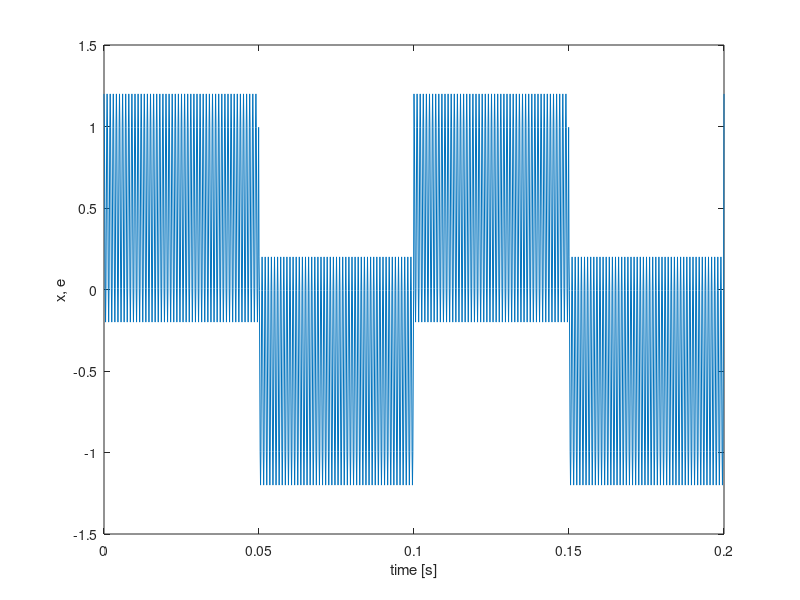
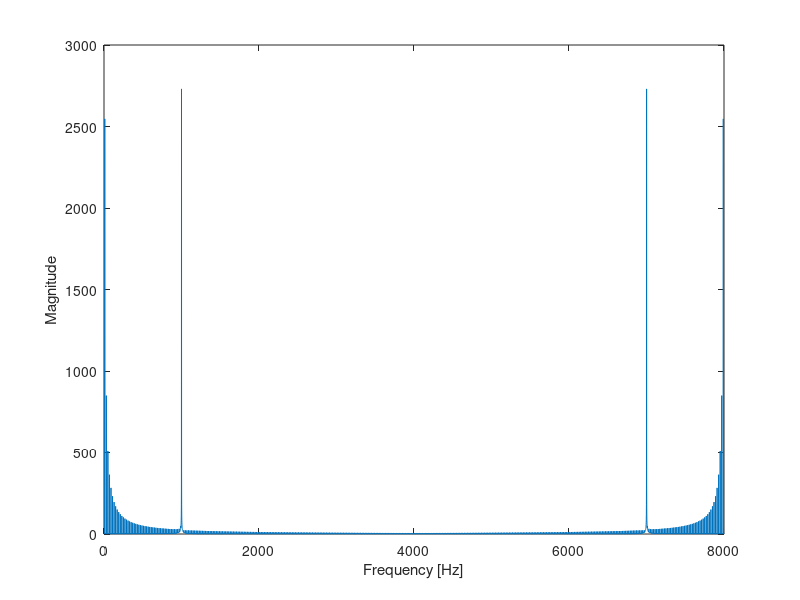
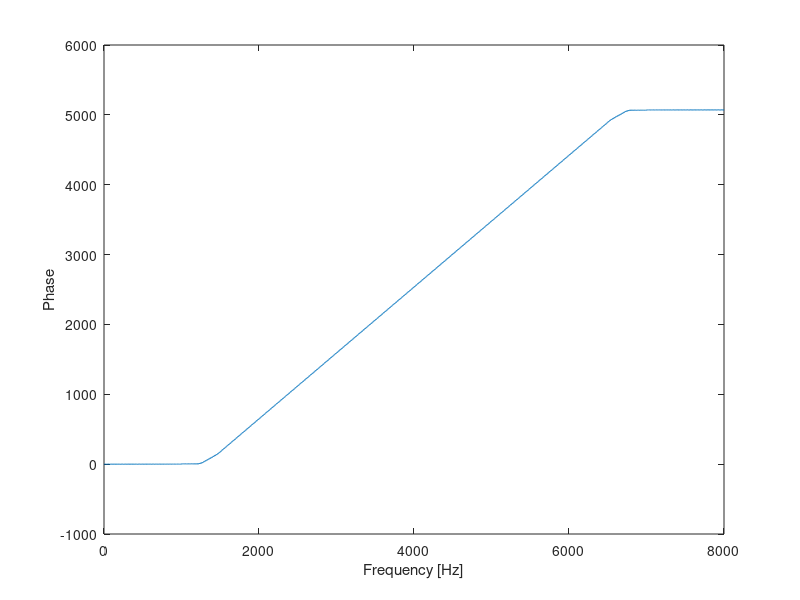

MATLAB code for these plots, in order:
%% February 15, 2022
clear
%% a
fs = 8000;
t = 0:1/fs:1;
A1= 0.7;
f1 = 1000;

y_1 = A1*cos(2*pi*f1*t);
%% b
T = 0.1;
f = 1/T;
A2 = 0.5;

y_2 = A2*square(2*pi*f*t, 50);
%% c
y = y_1 + y_2;
%% d
figure
short_time = 0:1/fs:0.2;
plot(short_time, y(1:length(short_time)))
xlabel('time [s]'), ylabel('x, e')
%% e
Y = fft(y);
%% f
figure
f_x = 0:fs/(length(y)-1):fs;
plot(f_x, abs(Y));
xlabel('Frequency [Hz]'), ylabel('Magnitude')

figure 
plot(f_x, unwrap(angle(Y)));
xlabel('Frequency [Hz]'), ylabel('Phase')
%% g
h = [0.5, 1, -0.5];

Nfft = 2^nextpow2(length(y)+length(h)-1);
Y = fft(y, Nfft);
H = fft(h, Nfft);
Y_filt = Y.*H;
y_filt = ifft(Y_filt);